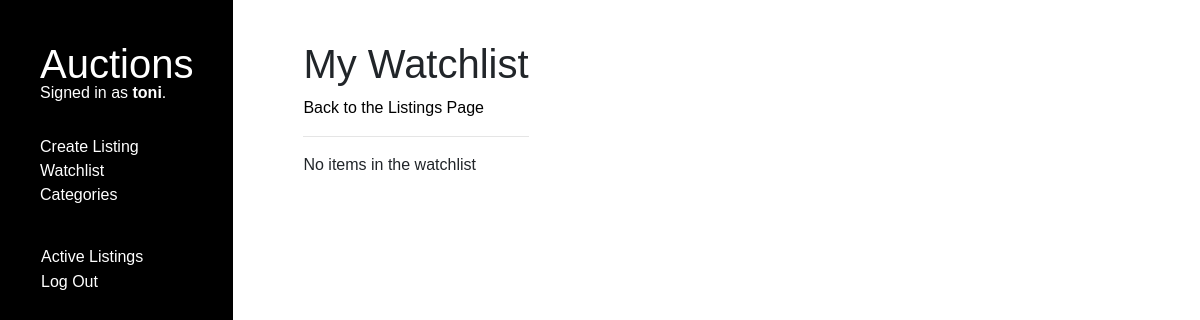
Page /watchlist (signed in) on the earlier database version.
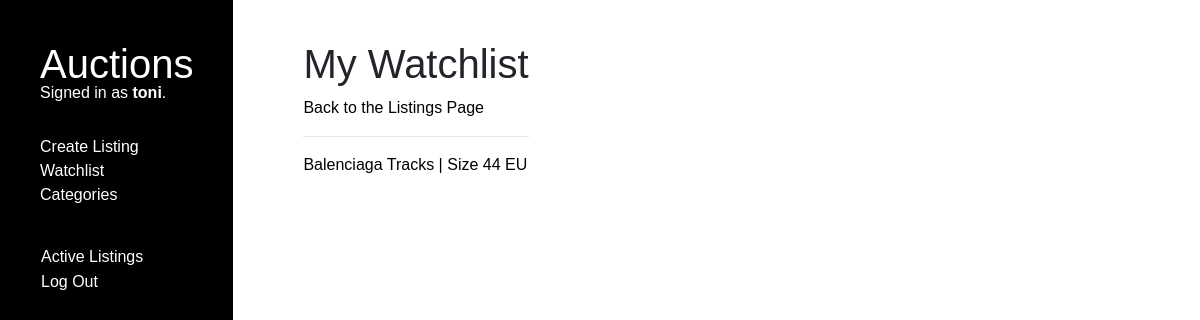
Same page on the later database version.
### auctions/models.py (models this page shows)
class Listing(models.Model):
    seller = models.ForeignKey(User, on_delete=models.CASCADE, related_name="listings")
    title = models.CharField(max_length=64)
    description = models.CharField(max_length=256)
    category = models.ForeignKey(ProductCategory, on_delete=models.CASCADE, related_name="listings")
    photo = models.CharField(max_length=256, null=True, blank=True)
    start_price = models.DecimalField(max_digits=10, decimal_places=2)
    current_price = models.DecimalField(max_digits=10, decimal_places=2, default=0)
    status = models.BooleanField(default=True)

### auctions/views.py (the view)
# urls.py: path("watchlist", views.watchlist, name="watchlist"),
def watchlist(request):
    user = request.user
    items = user.wishlist.all()
    for item in items:
        if not item.status:
            user.wishlist.remove(item)
    return render(request, "auctions/watchlist.html", {"items": items})

### auctions/templates/auctions/watchlist.html (shortened to what this page needs)
{% extends "auctions/layout.html" %}
{% block body %}
    <h1>My Watchlist</h1>
    <a href="{% url 'index' %}">Back to the Listings Page</a>
    <hr>
    <div class="products-container">
        {% for item in items %}
            <a href="{% url "product_page" product_id=item.id %}" class="product-option">{{ item.title }}</a>
        {% empty %}
            <p>No items in the watchlist</p>
        {% endfor %}
    </div>
{% endblock %}

Differences in the rows shown:
now on this page (row edited): Listing: title "Balenciaga Tracks | Size 44 EU"
Other differences:
text no longer shown: "No items in the watchlist"
